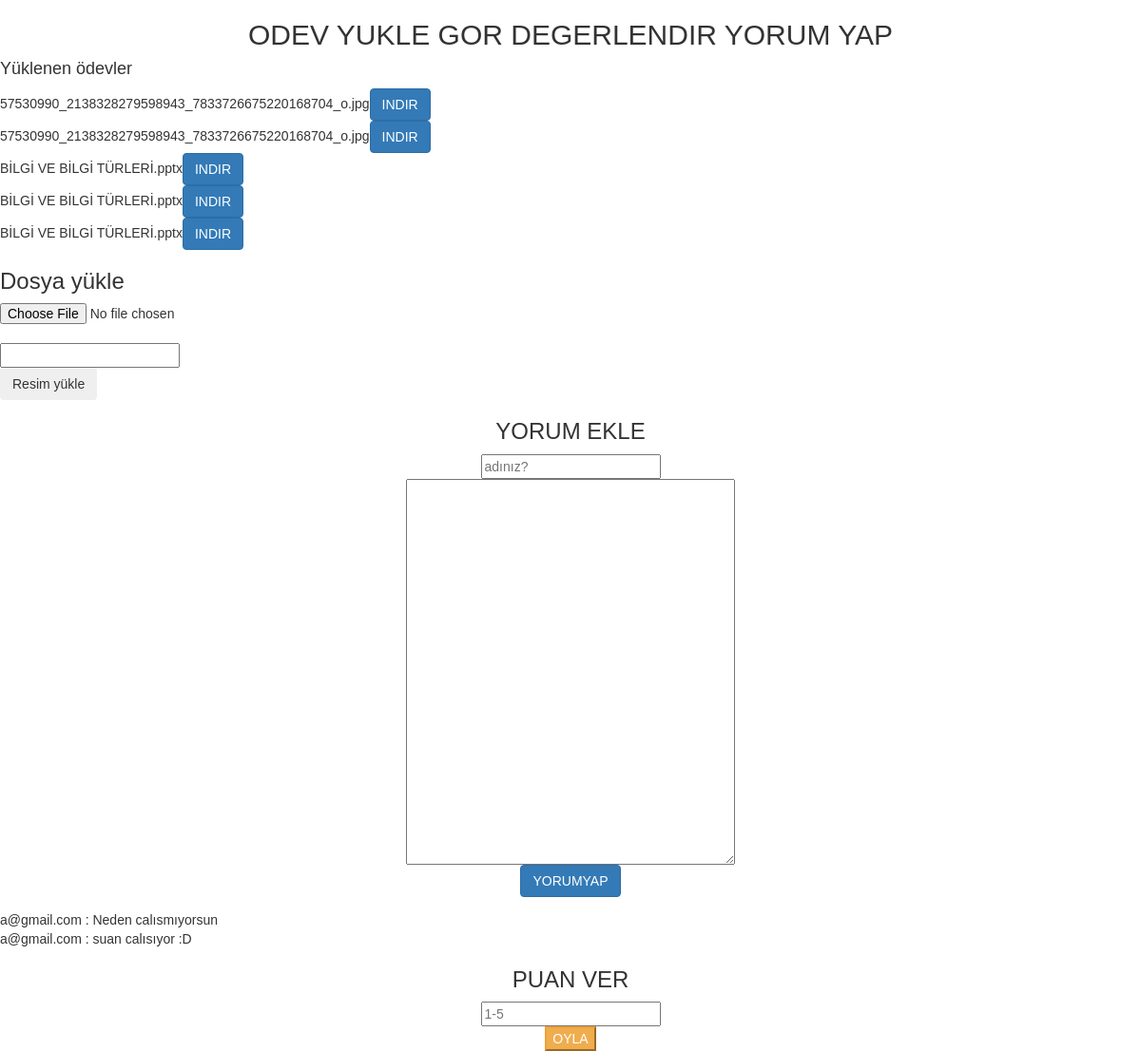
Screenshot of /PHP-PDO/ödevigör.php with the database file from the repository.
### tables this page shows
CREATE TABLE `gonderilenodev` (
  `id` int(5) NOT NULL,
  `dosyaadi` varchar(255) NOT NULL,
  `detay` varchar(255) NOT NULL
);

CREATE TABLE `yorum` (
  `id` int(5) NOT NULL,
  `yorum` varchar(250) NOT NULL,
  `mail` varchar(50) NOT NULL,
  `alıcı` varchar(50) NOT NULL
);

### PHP-PDO/ödevigör.php (the view, shortened to what this page needs)
<center>
    <h2>ODEV YUKLE  GOR DEGERLENDIR YORUM YAP </h2>
</center>
<?php
include "baglan.php";
echo"<h4>Yüklenen ödevler</h4>";
$sql=$db->query("select * from gonderilenodev ",PDO::FETCH_ASSOC);
foreach ($sql as $satir) {
    $a=$satir['dosyaadi'];
    echo"$a<a href='$a' class='btn btn-primary'>INDIR</a><br>";
}
?>
<h3>Dosya yükle</h3>
<form action="" method="post" name="resimyukle" enctype="multipart/form-data">
    <input type="file" name="resim"/><br/>
    <input type="text" name="resimaciklama"/><br/>
    <input type="submit" name="gonder" value="Resim yükle" class="btn btn-dark"/>
</form>
<?php
include "YORUM.PHP";
include "puan.php";
?>

### PHP-PDO/boostrap.php (shortened to what this page needs)
<link rel="stylesheet" href="https://maxcdn.bootstrapcdn.com/bootstrap/3.4.1/css/bootstrap.min.css">

### PHP-PDO/YORUM.PHP (shortened to what this page needs)
<?php require_once 'boostrap.php'?>
<center>
    <h3>YORUM EKLE</h3>
    <form method="post" action="">
        <input type="ad" name="kime" placeholder="adınız?"><br>
        <textarea name="yorum" rows="20" cols="40" placeholder="yorumunuzu yapın...." >
        </textarea><br>
        <input  type="submit" value="YORUMYAP" class="btn btn-primary">
    </form>
</center>
<?php
include 'baglan.php';
$query = $db->query("SELECT *  FROM yorum ", PDO::FETCH_ASSOC);
if ( $query->rowCount() ){
    foreach( $query as $t ){
        echo$t['mail']." "." ".":"." ".$t['yorum'].""."<br>";
    }
}
?>

### PHP-PDO/puan.php (shortened to what this page needs)
<center>
    <h3>PUAN VER</h3>
    <form method="post" action="">
        <input type="number" name="puan" placeholder="1-5"><br>
        <input  type="submit" value="OYLA" class="btn-warning">
    </form>
</center>

### rows the page displays
gonderilenodev: dosyaadi "57530990_2138328279598943_7833726675220168704_o.jpg"
gonderilenodev: dosyaadi "57530990_2138328279598943_7833726675220168704_o.jpg"
gonderilenodev: dosyaadi "BİLGİ VE BİLGİ TÜRLERİ.pptx"
gonderilenodev: dosyaadi "BİLGİ VE BİLGİ TÜRLERİ.pptx"
gonderilenodev: dosyaadi "BİLGİ VE BİLGİ TÜRLERİ.pptx"
yorum: mail "a@gmail.com", yorum "Neden calısmıyorsun"
yorum: mail "a@gmail.com", yorum "suan calısıyor :D"
